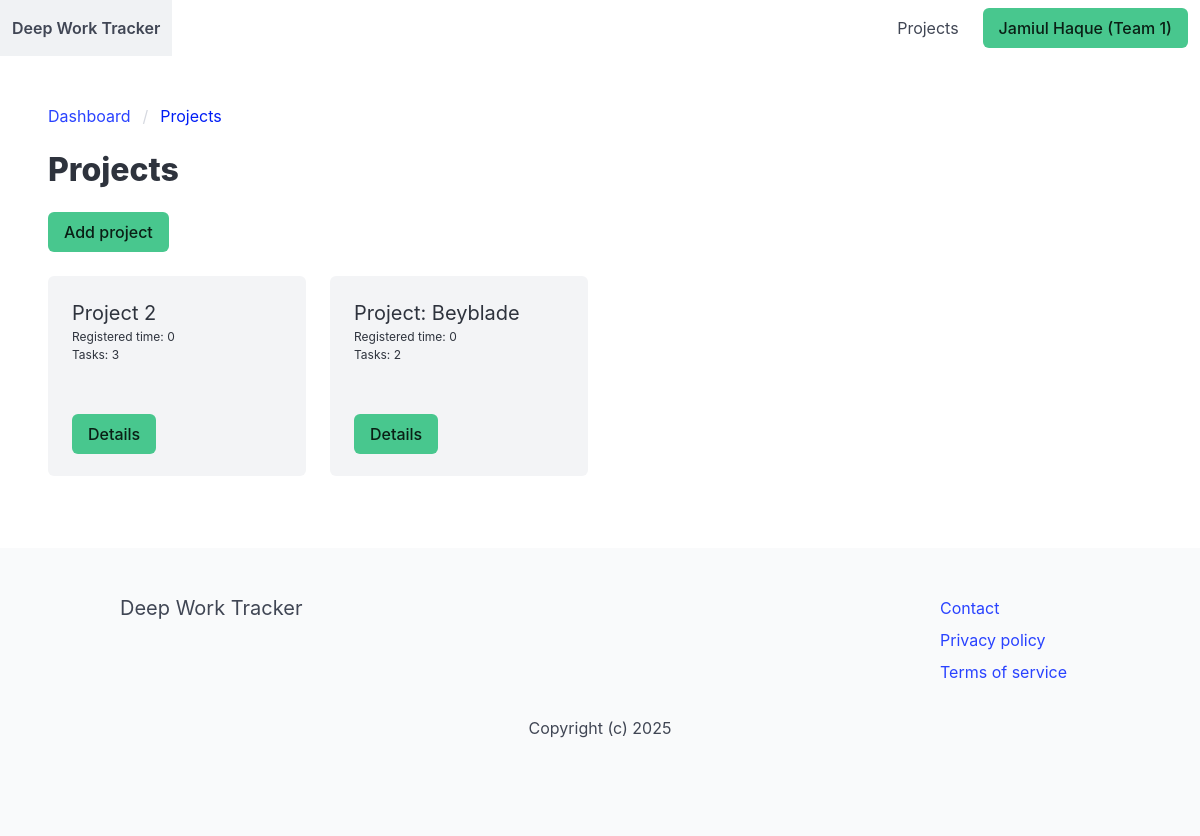
Screenshot of /projects/ (signed in) with the database file from the repository.
### apps/team/models.py (models this page shows, shortened)
class Team(models.Model):
    ACTIVE = "active"
    DELETED = "deleted"
    CHOICES_STATUS = (
        (ACTIVE, "Active"),
        (DELETED, "Deleted"),
    )
    title = models.CharField(max_length=255)
    members = models.ManyToManyField(User, related_name="teams")
    created_by = models.ForeignKey(User, related_name="created_teams", on_delete=models.CASCADE)
    created_at = models.DateTimeField(auto_now_add=True)
    status = models.CharField(max_length=10, choices=CHOICES_STATUS, default=ACTIVE)
    class Meta:
        ordering = ["title"]

### apps/project/models.py (models this page shows, shortened)
class Project(models.Model):
    team = models.ForeignKey(Team, related_name="projects", on_delete=models.CASCADE)
    title = models.CharField(max_length=255)
    created_by = models.ForeignKey(User, related_name="projects", on_delete=models.CASCADE)
    created_at = models.DateTimeField(auto_now_add=True)
    class Meta:
        ordering = ["title"]
    def registered_time(self):
        return 0
    def num_tasks_todo(self):
        return self.tasks.filter(status=Task.TODO).count()

### apps/project/views.py (the view)
# urls.py: path("", projects, name="projects"),
@login_required
def projects(request):
    team = get_object_or_404(Team, pk=request.user.userprofile.active_team_id, status=Team.ACTIVE)
    projects = team.projects.all()
    if request.method == "POST":
        title = request.POST.get("title")
        if title:
            project = Project.objects.create(team=team, title=title, created_by=request.user)
            messages.info(request, "A project was added 😉")
            return redirect("project:projects")
    return render(request, "project/projects.html", {"team": team, "projects": projects})

### apps/team/context_processors.py (called while the page is built)
def active_team(request):
    if request.user.is_authenticated:
        if request.user.userprofile.active_team_id:
            team = Team.objects.get(pk=request.user.userprofile.active_team_id)
            return {"active_team": team}
        return {"active_team": None}
    return {"active_team": None}

### apps/project/templates/project/projects.html (shortened to what this page needs)
{% extends "core/base.html" %}
{% block content %}
<div id="projects-app">
    <nav class="breadcrumb" aria-label="breadcrumbs">
        <ul>
            <li><a href="#">Dashboard</a></li>
            <li class="is-active"><a href="#" aria-current="page">Projects</a></li>
        </ul>
    </nav>
    <div class="columns">
        <div class="column is-4">
            <h1 class="title">Projects</h1>
            <a @click="showAddProjectModal = !showAddProjectModal" class="button is-success">Add project</a>
        </div>
    </div>
    <div class="columns">
        {% for project in projects %}
        <div class="column is-3">
            <div class="notification">
                <h2 class="is-size-5">{{ project.title}}</h2>
                <p class="is-size-7">Registered time: {{ project.registered_time }}</p>
                <p class="is-size-7">Tasks: {{ project.num_tasks_todo }}</p>
                <hr>
                <a href="{% url "project:project" project.id %}" class="button is-success">Details</a>
            </div>
        </div>
        {% empty %}
            <div class="column is-3">
                <div class="notification">
                    No projects yet 😓😓
                </div>
            </div>
        {% endfor %}
        </div>
</div>
{% endblock %}

### apps/core/templates/core/base.html (shortened to what this page needs)
<!DOCTYPE html>
<html>
<head>
    <link rel="stylesheet" href="https://cdn.jsdelivr.net/npm/bulma@1.0.2/css/bulma.min.css">
</head>
<body>
    <div id="navbar-app">
        <nav class="navbar" role="navigation" aria-label="main navigation">
            <div class="navbar-brand">
                <a href="/" class="navbar-item"><strong>Deep Work Tracker</strong></a>
            </div>
            <div class="navbar-menu" :class="{'is-active': isActive}">
                <div class="navbar-end">
                    {% if not request.user.is_authenticated %}
                    <a href="{% url "plans" %}" class="navbar-item">Plans</a>
                    {% else %}
                        <a href="{% url "project:projects" %}" class="navbar-item">Projects</a>
                    {% endif %}
                    <div class="navbar-item">
                        <div class="buttons">
                            {% if request.user.is_authenticated %}
                                <a href="{% url "myaccount" %}" class="button is-success">{% firstof request.user.get_full_name request.user.username %}{% if active_team %} ({{ active_team.title}}){% endif %}</a>
                            {% else %}
                                <a href="{% url "signup" %}" class="button is-success"><strong>Sign up</strong></a>
                                <a href="{% url "login" %}" class="button">Log in</a>
                            {% endif %}
                        </div>
                    </div>
                </div>
            </div>
        </nav>
    </div>
     <section class="section">
        {% block content %}
        {% endblock %}
     </section>
     <footer class="footer">
        <div class="container">
            <div class="columns is-multiline">
                <div class="column is-4">
                    <h2 class="subtitle">Deep Work Tracker</h2>
                </div>
            <div class="column is-offset-6 is-2">
                <ul>
                    <li class="mb-2"><a href="#">Contact</a></li>
                    <li class="mb-2"><a href="{% url "privacy" %}">Privacy policy</a></li>
                    <li class="mb-2"><a href="{% url "terms" %}">Terms of service</a></li>
                </ul>
            </div>
            <div class="column is-12 has-text-centered">
                <p>Copyright (c) 2025</p>
            </div>
        </div>
    </div>
</footer>
</body>
</html>

### rows the page displays
Team: title "Team 1"
Project: title "Project 2", registered_time "0", num_tasks_todo "3"
Project: title "Project: Beyblade", registered_time "0", num_tasks_todo "2"
